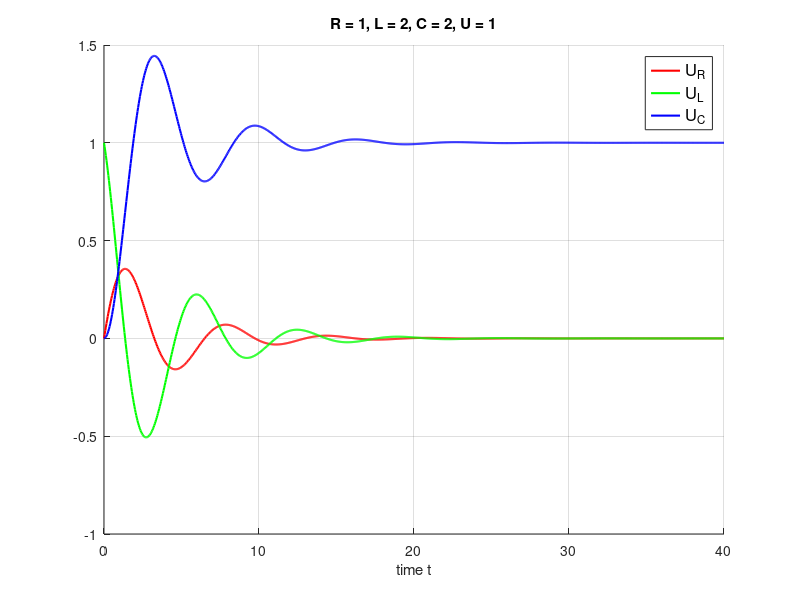

This figure's MATLAB source:
clear
close all

% GIVEN

R = 1
L = 2
C_1 = 0.5
U = 1

% Solution

% L·q′′(t)+R·q′(t)+1/C·q(t)=U
% a*y''(t)+b*y'(t)+c*y(t)=A, y(0)=y0, x'(0)=y1
% solution_formulas.pdf, 2 b i), p.5

a = L
b = R
c = 1 / C_1
A = U

y0h = 0
y1h = 0

y0 = y0h - A / c
y1 = y1h

D = b ^ 2 - 4 * a * c

if D < 0
    alpha=-b/(2*a);
    tau=-1/alpha;
    w=sqrt(-D)/(2*a);
    C1=y0;
    C2=(y1-alpha*y0)/w;
    C=sqrt(C1^2+C2^2);
    th=atan2(C1,C2);
    y=@(t) C*exp(alpha*t).*sin(w*t+th);
    dy=@(t) C*exp(alpha*t)*alpha.*sin(w*t+th)+C*exp(alpha*t).*cos(w*t+th)*w;
    d2y=@(t) C*exp(alpha*t)*alpha^2.*sin(w*t+th) +2*C*exp(alpha*t)*alpha.*cos(w*t+th)*w-C*exp(alpha*t).*sin(w*t+th)*w^2;

elseif D == 0
    la=-b/(2*a);
    tau=-1/la;
    C1=y0;
    C2=y1+la*y0;
    y=@(t) C1*exp(la*t)+C2*t.*exp(la*t);
    dy=@(t) C1*exp(la*t)*la+C2*exp(la*t)+C2*t.*exp(la*t)*la;
    d2y=@(t) C1*exp(la*t)*la^2+2*C2*la*exp(la*t) + C2*t.*exp(la*t)*la^2;


elseif D > 0
    la1=(-b+sqrt(D))/(2*a);
    la2=(-b-sqrt(D))/(2*a);
    tau=-1/la1;
    C1=(y1-la2*y0)/(la1-la2);
    C2=(y1-la1*y0)/(la2-la1);
    y=@(t) C1*exp(la1*t)+C2*exp(la2*t);
    dy=@(t) C1*exp(la1*t)*la1+C2*exp(la2*t)*la2;
    d2y=@(t) C1*exp(la1*t)*la1^2+C2*exp(la2*t)*la2^2;
end

w = @(t) A / c + y(t)

tmax = 10*tau
t = 0:tmax/1000:tmax;

figure(1)
hold
plot(t, R * (dy(t)),'red','linewidth',1.5)
plot(t, L * (d2y(t)),'green','linewidth',1.5)
plot(t, w(t) * c,'blue','linewidth',1.5)
grid
xlabel('time t')
legend({'U_R','U_L', 'U_C'},'fontsize', 12)
title(['R = ', num2str(R),', L = ', num2str(L), ', C = ', num2str(c), ', U = ', num2str(U)])
